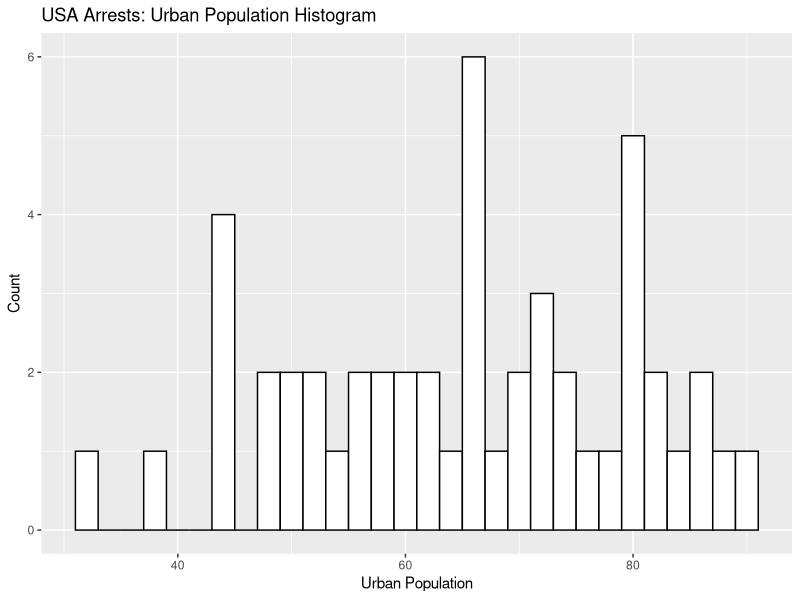
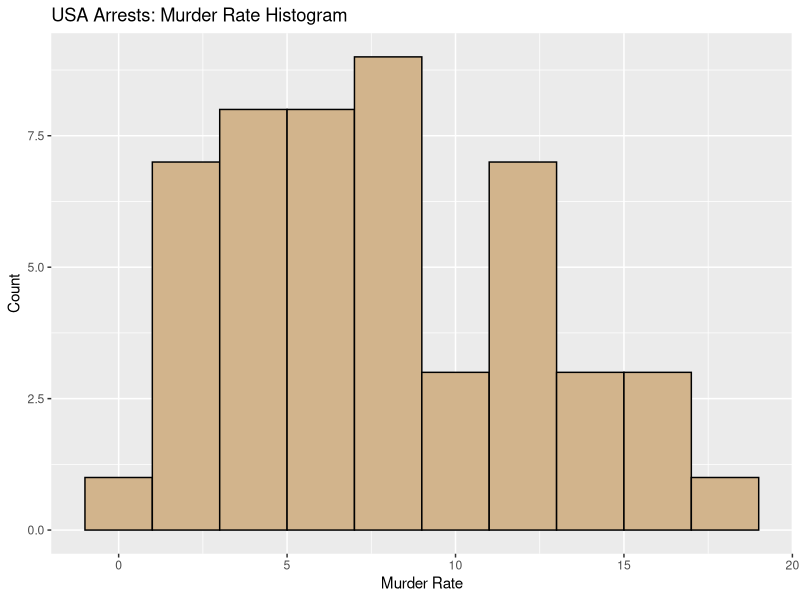
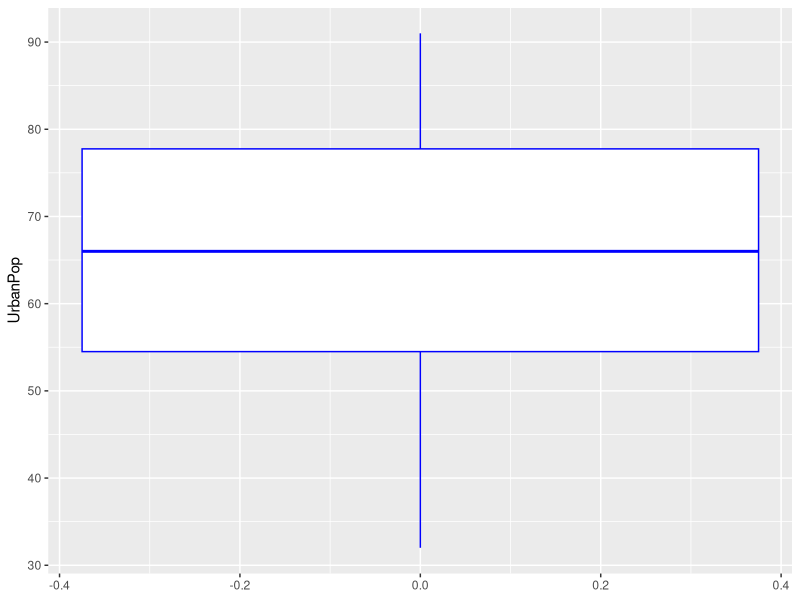
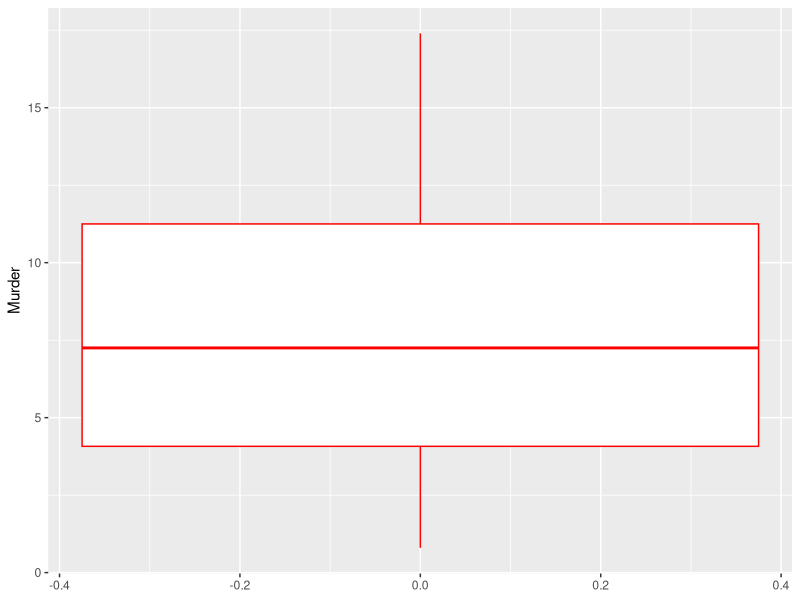
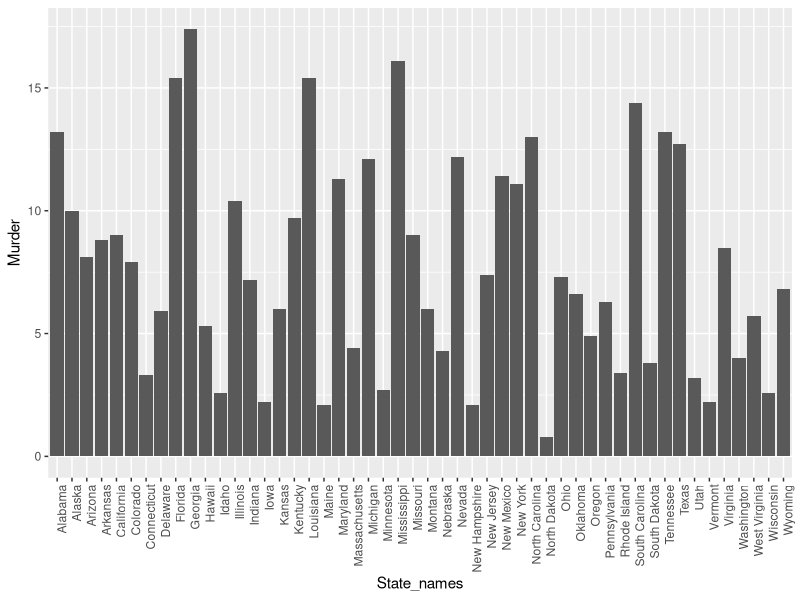
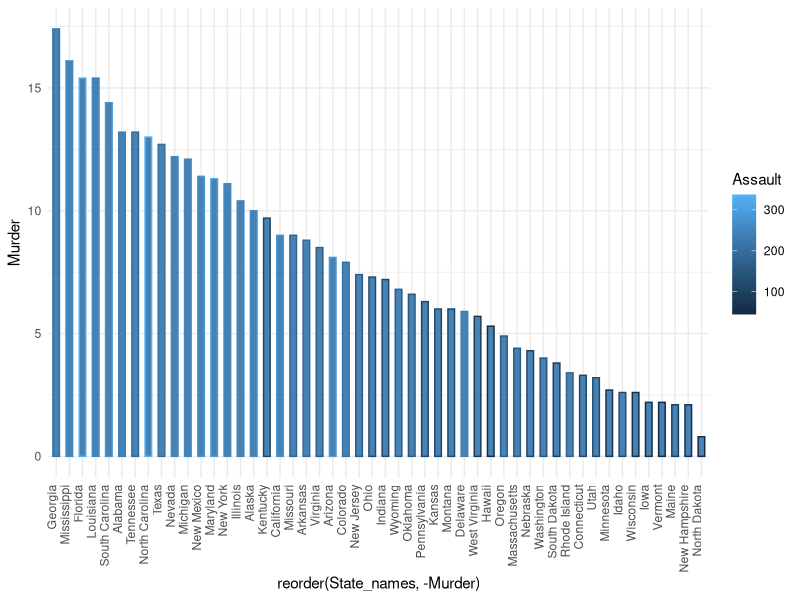
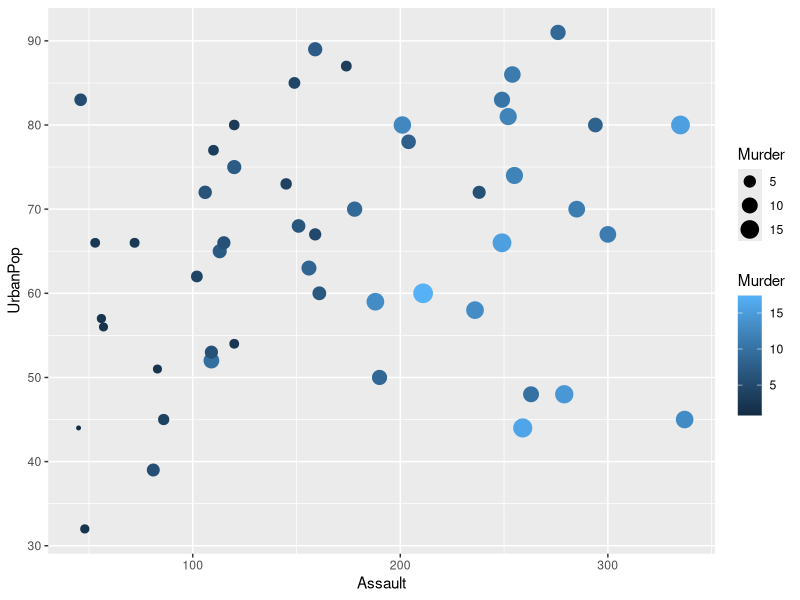

These figures' R source, in order:
#   install required packages/libraries
    install.packages("ggplot2")
    library(ggplot2)


#############################################
## STEP 1: download USArrests data set     ##
## as a dataframe                          ##
#############################################

    df_arrests <- as.data.frame(USArrests) 


#   examine the structure of the dataframe
    str(df_arrests)


#   add state names from the states row names
    states_vector <-  c(row.names(df_arrests))
    df_arrests$State_names <- states_vector


#   was the new column added?
    str(df_arrests)


#   how many records were added?
    length(df_arrests$State_names)


#   display records from the added column
    df_arrests$State_names


#   are there any NA records in this column?
    sum(is.na(df_arrests$State_names))


#############################################
## STEP 2: Explore the Data -Understanding ##
##  distributions                          ##
#############################################


#   histogram using ggplot : urban population
    gghist_uburnPop <- ggplot(data = df_arrests, mapping = aes(x = UrbanPop)) +
                  
                          # set histogram with bin width, color and fill
                          geom_histogram(binwidth = 2, color = "black", fill = "white") +
                          
                          # add title
                          ggtitle("USA Arrests: Urban Population Histogram") +
                          
                          # add x label
                          xlab("Urban Population") +
                          
                          # add y label
                          ylab("Count")
                  
    gghist_uburnPop
    

#   histogram using ggplot : murder rate
    gghist_murder_rate <- ggplot(data = df_arrests, mapping = aes(x = Murder)) +
                  
                            # set histogram with bin width, color and fill
                            geom_histogram(binwidth = 2, color = "black", fill = "tan") +
                            
                            # add title to histogram
                            ggtitle("USA Arrests: Murder Rate Histogram") +
                            
                            # add x label
                            xlab("Murder Rate") +
                            
                            # add y label
                            ylab("Count")
    gghist_murder_rate
    
    
#   boxplot using ggplot : urban population
    ggbxplt_urban_pop <- ggplot(data = df_arrests, mapping = aes(y = UrbanPop)) +
                            
                            # add boxplot with blue color and white fill
                            geom_boxplot(color = "blue", fill = "white")
                        
    ggbxplt_urban_pop
    
    
    
#   boxplot using ggplot : urban population
    ggbxplt_murder_rate <- ggplot(data = df_arrests, mapping = aes(y = Murder)) +
      
                            # add boxplot with blue color and white fill
                            geom_boxplot(color = "red", fill = "white")
    
    ggbxplt_murder_rate
    
    
    
    
    #############################################
    ## STEP 3: Which State had the most murders##
    ##  Bar Charts                             ##
    #############################################
    
    
    ggbarplt <- ggplot(data = df_arrests, mapping = aes(x = State_names, y = Murder)) +
                
                  # add bar chat with height of bars equal to murder count  
                  geom_col() +
      
                  # rotate state names on the x-axis for readability
                  theme(axis.text.x = element_text(angle = 90, hjust = 1))
    ggbarplt
    
    
  
    #   plot sorted by Urban Population
    ggbarplt1 <- ggplot(data = df_arrests, mapping = aes(x = reorder(State_names, -Murder), y = Murder, color = Assault)) +
      
                  # add bar chat with height of bars equal to murder count, steelblue fill  
                  geom_col(width = 0.5, fill = "steelblue") +
      
                  scale_x_discrete() +
                  
                  # minimal theme applied
                  theme_minimal() +                 
                  
                  # rotate state names on the x-axis for readability
                  theme(axis.text.x = element_text(angle = 90, hjust = 1, vjust = 0))
                  
                  # flip co-ordinates for better display of state names
                  # coord_flip()
    ggbarplt1
    
    

    #############################################
    ## STEP 4: Explore Murders. Scatter Chart  ##
    ##                                         ##
    #############################################
    
    gg_scatter <- ggplot(data = df_arrests, mapping = aes(x = Assault, y = UrbanPop, color = Murder, size = Murder)) +
                  # add scatter plot
                  geom_point()
      
    gg_scatter
    